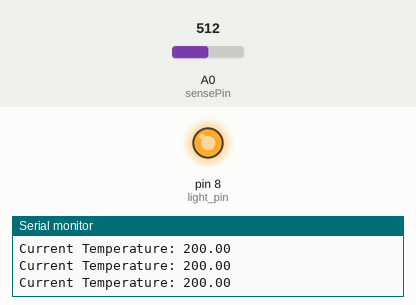
Simulated run of this sketch. Board: Arduino Uno, built with avr-gcc and run on an emulated ATmega328P. On the bench: output pins drawn as LEDs (lit = HIGH), the last lines printed to the serial monitor. The test bench sets the inputs (shaded band); at power-on: A0 (sensePin) = 512.

Above: at 1.2 s.
1.3 s: A0 (sensePin) set to 192
4.3 s: A0 (sensePin) set to 164
At 5.5 s:
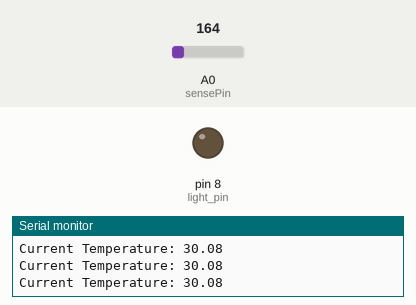
5.8 s: A0 (sensePin) set to 306
At 6.1 s:
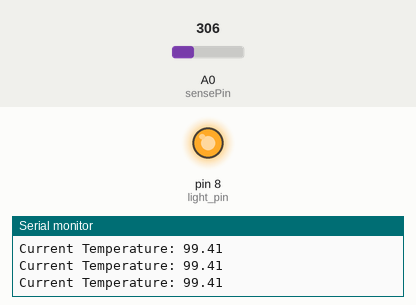
Timing chart, 0 to 8.8 s (numbered marks = the images above; inputs shaded):
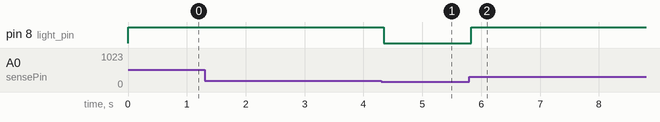

Measured:
- the behaviour switches between 175 and 174 on A0 (sensePin) (found by bisection; images 0 and 1)
- after the input at 4.3 s, pin 8 (light_pin): HIGH → LOW after 0.05 s
- after the input at 5.8 s, pin 8 (light_pin): LOW → HIGH at once

The sketch:

TMP36.ino
```cpp
int sensePin = A0;  //This is the Arduino Pin that will read the sensor output
int sensorInput;    //The variable we will use to store the sensor input
double temp;        //The variable we will use to store temperature in degrees.
int light_pin= 8;

void setup() {
  // put your setup code here, to run once:
  Serial.begin(9600); //Start the Serial Port at 9600 baud (default)
  pinMode(light_pin, OUTPUT);
}
void loop() {
  // put your main code here, to run repeatedly:
  sensorInput = analogRead(A0);    //read the analog sensor and store it
  temp = (double)sensorInput / 1024;       //find percentage of input reading
  temp = temp * 5;                 //multiply by 5V to get voltage
  temp = temp - 0.5;               //Subtract the offset
  temp = temp * 100;               //Convert to degrees

  Serial.print("Current Temperature: ");
  Serial.println(temp);

  if(temp > 35
  ){
    digitalWrite(light_pin, HIGH);
  }else{
    digitalWrite(light_pin, LOW);
  }
}
```
